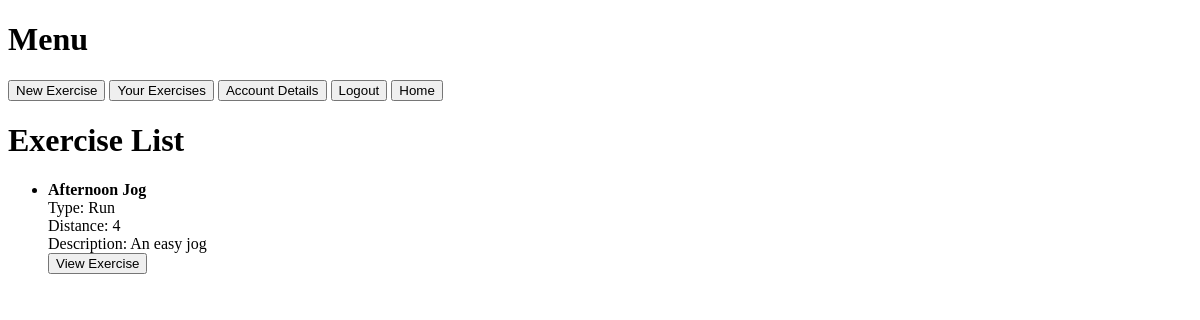
Page /activitymanager/7/allexercises/ on the earlier database version.
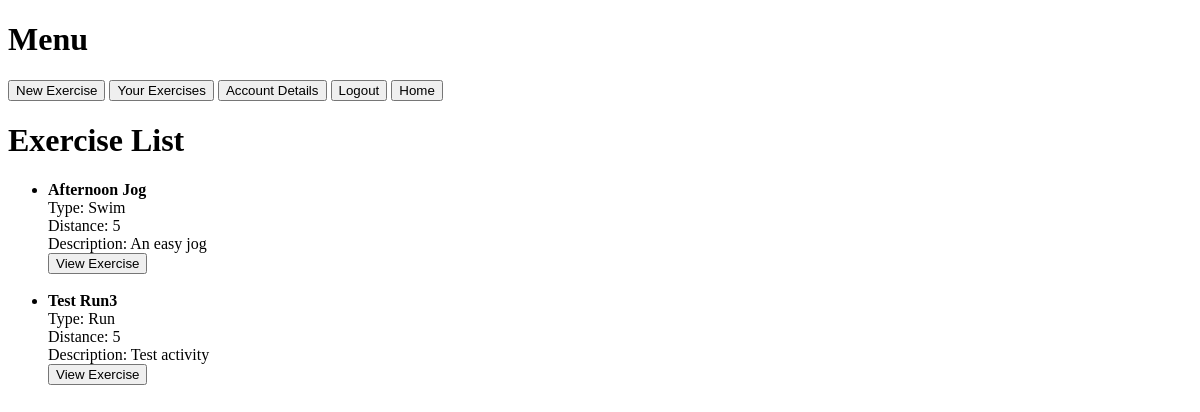
Same page on the later database version.
### activitymanager/models.py (models this page shows, shortened)
class Exercise(models.Model):
    exercise_id = models.BigAutoField(primary_key=True)
    exercise_name = models.CharField(max_length=255)
    exercise_type = models.CharField(max_length=50)
    exercise_distance = models.IntegerField()
    exercise_description = models.CharField(max_length=1000)
    user = models.ForeignKey(User, on_delete=models.CASCADE)
    exercise_date = models.DateField()
    exercise_time = models.IntegerField()
    exercise_intensity = models.CharField(max_length=50)

### activitymanager/views.py (the view)
# urls.py: path("<int:user_id>/allexercises/",views.web_all_user_exercises, name="all_exercises"),
def web_all_user_exercises(request, user_id):
    user = User.objects.get(user_id=user_id)
    exercises = Exercise.objects.filter(user = user_id)
    context = {"exercises":exercises, "user":user}
    return render(request, 'activitymanager/your_exercises.html', context)

### activitymanager/templates/activitymanager/your_exercises.html (shortened to what this page needs)
<!DOCTYPE html>
<html lang="en">
<head>
</head>
<body>
    <h1>Menu</h1>
    <a href="{% url 'activitymanager:new_exercise' user_id=user.user_id %}"><button>New Exercise</button></a>
    <a href="{% url 'activitymanager:all_exercises' user.user_id %}"><button>Your Exercises</button></a>
    <a href="{% url  'activitymanager:user_detail' user.user_id%}"><button>Account Details</button></a>
    <a href="{% url 'activitymanager:login' %}"><button>Logout</button></a>
    <a href="{% url 'activitymanager:home' user_id=user.user_id %}"><button>Home</button></a>
    {% if exercises %}
        <h1>Exercise List</h1>
        <ul>
            {% for exercise in exercises %}
                <li>
                    <strong>{{ exercise.exercise_name }}</strong><br>
                    Type: {{ exercise.exercise_type }}<br>
                    Distance: {{ exercise.exercise_distance }}<br>
                    Description: {{ exercise.exercise_description }}<br>
                    <a href="{% url 'activitymanager:exercise_detail' user_id=user.user_id exercise_id=exercise.exercise_id %}">
                        <button>View Exercise</button>
                    </a>
                </li>
                <br>
            {% endfor %}
        </ul>
    {% else %}
        <p>No Activities to view</p>
    {% endif %}
</body>
</html>

Differences in the rows shown:
changed Exercise "Afternoon Jog": exercise_type "Run" → "Swim"; exercise_distance "4" → "5"
added Exercise: exercise_name "Test Run3", exercise_type "Run", exercise_distance "5", exercise_description "Test activity"
